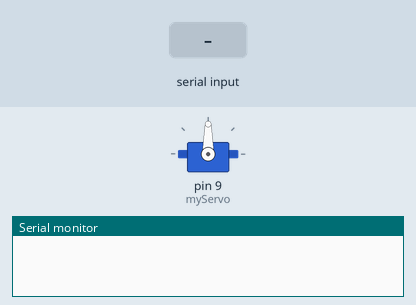
Recording of a sketch running on a simulated Arduino Uno, built with avr-gcc and run on an emulated ATmega328P. On the bench: servo, the last lines printed to the serial monitor. The test bench sets the inputs (shaded band).

Above: at 1.2 s.
1.3 s: "30,150\n" received over Serial
At 2.0 s:
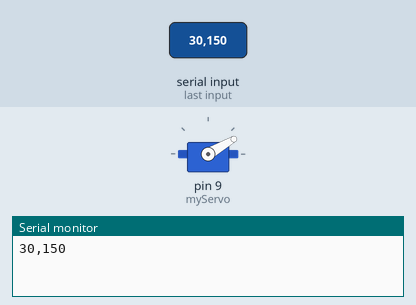
2.8 s: "0\n" received over Serial
At 4.0 s:
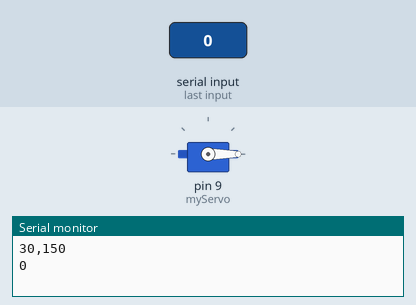
4.3 s: "200\n" received over Serial
At 5.3 s:
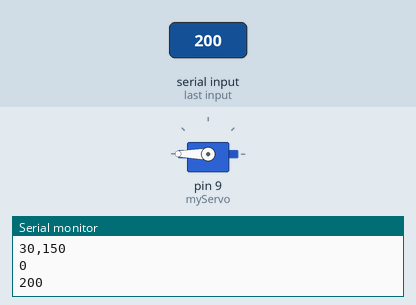
5.8 s: "90,45\n" received over Serial
At 6.6 s:
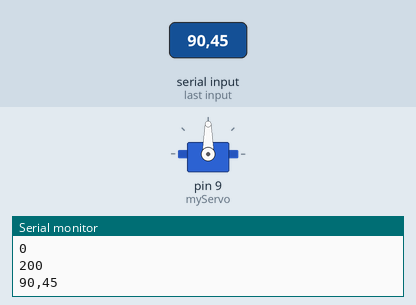
Timing chart, 0 to 8.3 s (numbered marks = the images above; inputs shaded):
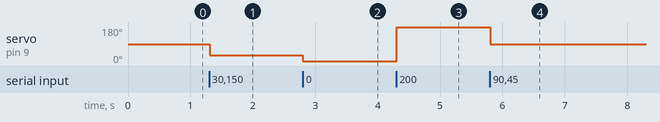

Measured:
- after the input at 1.3 s, servo on pin 9 (myServo): 90° → 30° at once
- after the input at 2.8 s, servo on pin 9 (myServo): 30° → 0° at once
- after the input at 4.3 s, servo on pin 9 (myServo): 0° → 180° at once
- after the input at 5.8 s, servo on pin 9 (myServo): 180° → 90° at once

The sketch:

Servo_Threads.ino
```cpp
#include <Servo.h> // Include the Servo library

Servo myServo;  // Create a Servo object

void setup() {
  myServo.attach(9); // Attach the servo signal pin to digital pin 9
  Serial.begin(9600);
}

void loop() {
  while (Serial.available() == 0) {

  }
  String data = Serial.readStringUntil('\n');
  Serial.println(data);

  float angle = data.toFloat();
  myServo.write(angle);
}
```

lookup_tables.c
```cpp
#include <stdio.h>
#include <stdlib.h>

/**
 * Leg 0
 * Motor 0 - Yaw Motor
 * Motor 1 - Pitch Motor
 * Arduino - arduino_0
 *
*/

/**
 * Leg 1
 * Motor 2 - Yaw Motor
 * Motor 3 - Pitch Motor
 * Arduino - arduino_0
 *
*/

/**
 * Leg 2
 * Motor 4 - Yaw Motor
 * Motor 5 - Pitch Motor
 * Arduino - arduino_1
 *
*/

/**
 * Leg 3
 * Motor 6 - Yaw Motor
 * Motor 7 - Pitch Motor
 * Arduino - arduino_1
 *
*/

/**
 * Leg 4
 * Motor 8 - Yaw Motor
 * Motor 9 - Pitch Motor
 * Arduino - arduino_2
 *
*/

/**
 * Leg 5
 * Motor 10 - Yaw Motor
 * Motor 11 - Pitch Motor
 * Arduino - arduino_2
 *
*/

// int motor_to_pins[12][2] = {
//   {}
// }
int main() {
  return 0;
}
```
